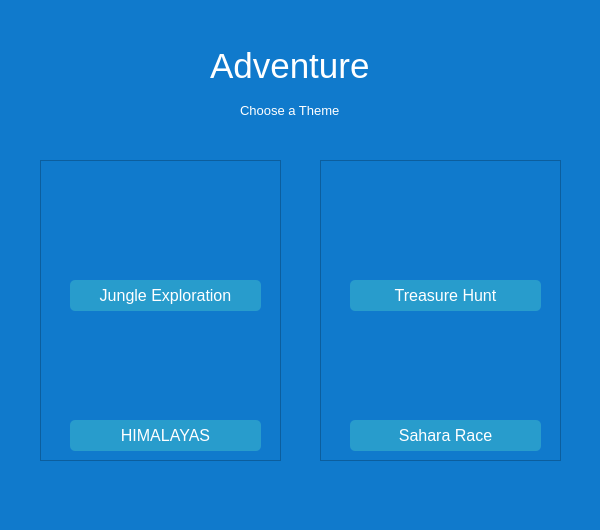
<?xml version="1.0" encoding="UTF-8"?>
<ui version="4.0">
 <class>adventureUI</class>
 <widget class="QWidget" name="adventureUI">
  <property name="geometry">
   <rect>
    <x>0</x>
    <y>0</y>
    <width>600</width>
    <height>530</height>
   </rect>
  </property>
  <property name="windowTitle">
   <string>Adventure</string>
  </property>
  <property name="windowIcon">
   <iconset>
    <normaloff>../../../../Downloads/libro.png</normaloff>../../../../Downloads/libro.png</iconset>
  </property>
  <property name="styleSheet">
   <string notr="true">background-color:#107acc;</string>
  </property>
  <widget class="QLabel" name="label">
   <property name="geometry">
    <rect>
     <x>210</x>
     <y>20</y>
     <width>201</width>
     <height>91</height>
    </rect>
   </property>
   <property name="font">
    <font>
     <family>Segoe UI</family>
     <pointsize>26</pointsize>
    </font>
   </property>
   <property name="styleSheet">
    <string notr="true">color:white;</string>
   </property>
   <property name="text">
    <string>Adventure</string>
   </property>
  </widget>
  <widget class="QLabel" name="label_2">
   <property name="geometry">
    <rect>
     <x>240</x>
     <y>90</y>
     <width>131</width>
     <height>41</height>
    </rect>
   </property>
   <property name="font">
    <font>
     <family>Segoe UI</family>
     <pointsize>10</pointsize>
    </font>
   </property>
   <property name="styleSheet">
    <string notr="true">color:white;</string>
   </property>
   <property name="text">
    <string>Choose a Theme</string>
   </property>
  </widget>
  <widget class="QFrame" name="frame">
   <property name="geometry">
    <rect>
     <x>40</x>
     <y>160</y>
     <width>241</width>
     <height>301</height>
    </rect>
   </property>
   <property name="frameShape">
    <enum>QFrame::StyledPanel</enum>
   </property>
   <property name="frameShadow">
    <enum>QFrame::Raised</enum>
   </property>
   <widget class="QPushButton" name="jungleBtn">
    <property name="geometry">
     <rect>
      <x>30</x>
      <y>120</y>
      <width>191</width>
      <height>31</height>
     </rect>
    </property>
    <property name="font">
     <font>
      <family>Segoe UI</family>
      <pointsize>12</pointsize>
     </font>
    </property>
    <property name="styleSheet">
     <string notr="true">background-color:#289ccc;
color:white;
border-radius:5px;</string>
    </property>
    <property name="text">
     <string>Jungle Exploration</string>
    </property>
   </widget>
   <widget class="QLabel" name="label_3">
    <property name="geometry">
     <rect>
      <x>60</x>
      <y>30</y>
      <width>121</width>
      <height>81</height>
     </rect>
    </property>
    <property name="text">
     <string/>
    </property>
    <property name="pixmap">
     <pixmap>../images/amazonas.jpg</pixmap>
    </property>
    <property name="scaledContents">
     <bool>true</bool>
    </property>
   </widget>
   <widget class="QLabel" name="label_4">
    <property name="geometry">
     <rect>
      <x>60</x>
      <y>170</y>
      <width>121</width>
      <height>81</height>
     </rect>
    </property>
    <property name="text">
     <string/>
    </property>
    <property name="pixmap">
     <pixmap>../images/himalaya.jpg</pixmap>
    </property>
    <property name="scaledContents">
     <bool>true</bool>
    </property>
   </widget>
   <widget class="QPushButton" name="himalayaBtn">
    <property name="geometry">
     <rect>
      <x>30</x>
      <y>260</y>
      <width>191</width>
      <height>31</height>
     </rect>
    </property>
    <property name="font">
     <font>
      <family>Segoe UI</family>
      <pointsize>12</pointsize>
     </font>
    </property>
    <property name="styleSheet">
     <string notr="true">background-color:#289ccc;
color:white;
border-radius:5px;</string>
    </property>
    <property name="text">
     <string>HIMALAYAS</string>
    </property>
   </widget>
  </widget>
  <widget class="QFrame" name="frame_2">
   <property name="geometry">
    <rect>
     <x>320</x>
     <y>160</y>
     <width>241</width>
     <height>301</height>
    </rect>
   </property>
   <property name="frameShape">
    <enum>QFrame::StyledPanel</enum>
   </property>
   <property name="frameShadow">
    <enum>QFrame::Raised</enum>
   </property>
   <widget class="QPushButton" name="treasureBtn">
    <property name="geometry">
     <rect>
      <x>30</x>
      <y>120</y>
      <width>191</width>
      <height>31</height>
     </rect>
    </property>
    <property name="font">
     <font>
      <family>Segoe UI</family>
      <pointsize>12</pointsize>
     </font>
    </property>
    <property name="styleSheet">
     <string notr="true">background-color:#289ccc;
color:white;
border-radius:5px;</string>
    </property>
    <property name="text">
     <string>Treasure Hunt</string>
    </property>
   </widget>
   <widget class="QLabel" name="label_7">
    <property name="geometry">
     <rect>
      <x>60</x>
      <y>30</y>
      <width>121</width>
      <height>81</height>
     </rect>
    </property>
    <property name="text">
     <string/>
    </property>
    <property name="pixmap">
     <pixmap>../images/piratas.jpg</pixmap>
    </property>
    <property name="scaledContents">
     <bool>true</bool>
    </property>
   </widget>
   <widget class="QLabel" name="label_8">
    <property name="geometry">
     <rect>
      <x>60</x>
      <y>170</y>
      <width>121</width>
      <height>81</height>
     </rect>
    </property>
    <property name="text">
     <string/>
    </property>
    <property name="pixmap">
     <pixmap>../images/sahara.jpg</pixmap>
    </property>
    <property name="scaledContents">
     <bool>true</bool>
    </property>
   </widget>
   <widget class="QPushButton" name="raceBtn">
    <property name="geometry">
     <rect>
      <x>30</x>
      <y>260</y>
      <width>191</width>
      <height>31</height>
     </rect>
    </property>
    <property name="font">
     <font>
      <family>Segoe UI</family>
      <pointsize>12</pointsize>
     </font>
    </property>
    <property name="styleSheet">
     <string notr="true">background-color:#289ccc;
color:white;
border-radius:5px;</string>
    </property>
    <property name="text">
     <string>Sahara Race</string>
    </property>
   </widget>
  </widget>
  <widget class="QPushButton" name="backBtn">
   <property name="geometry">
    <rect>
     <x>0</x>
     <y>0</y>
     <width>41</width>
     <height>41</height>
    </rect>
   </property>
   <property name="styleSheet">
    <string notr="true">QPushButton{
border:none;
}
QPushButton:pressed{
background-color:#127bbc;
}</string>
   </property>
   <property name="text">
    <string/>
   </property>
   <property name="icon">
    <iconset>
     <normalon>../images/arrow.png</normalon>
    </iconset>
   </property>
  </widget>
 </widget>
 <resources/>
 <connections/>
</ui>
